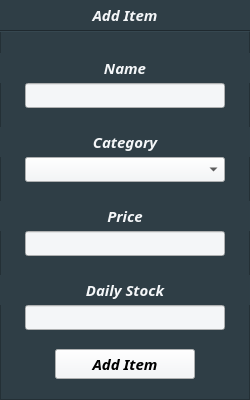
  <widget class="QFrame" name="frame_2">
   <property name="geometry">
    <rect>
     <x>94</x>
     <y>57</y>
     <width>250</width>
     <height>400</height>
    </rect>
   </property>
   <property name="styleSheet">
    <string notr="true">background-color:#2F3E46;</string>
   </property>
   <property name="frameShape">
    <enum>QFrame::StyledPanel</enum>
   </property>
   <property name="frameShadow">
    <enum>QFrame::Raised</enum>
   </property>
   <widget class="QLabel" name="label_12">
    <property name="geometry">
     <rect>
      <x>0</x>
      <y>0</y>
      <width>250</width>
      <height>30</height>
     </rect>
    </property>
    <property name="font">
     <font>
      <family>Century751 No2 BT</family>
      <pointsize>11</pointsize>
      <weight>75</weight>
      <italic>true</italic>
      <bold>true</bold>
     </font>
    </property>
    <property name="styleSheet">
     <string notr="true">background-color:#2F3E46;
color:#F4F6F8;
</string>
    </property>
    <property name="text">
     <string>Add Item</string>
    </property>
    <property name="alignment">
     <set>Qt::AlignCenter</set>
    </property>
   </widget>
   <widget class="Line" name="line_7">
    <property name="geometry">
     <rect>
      <x>0</x>
      <y>30</y>
      <width>250</width>
      <height>2</height>
     </rect>
    </property>
    <property name="styleSheet">
     <string notr="true">background-color:#2F3E46;</string>
    </property>
    <property name="orientation">
     <enum>Qt::Horizontal</enum>
    </property>
   </widget>
   <widget class="QComboBox" name="category_combo">
    <property name="geometry">
     <rect>
      <x>25</x>
      <y>157</y>
      <width>200</width>
      <height>25</height>
     </rect>
    </property>
    <property name="font">
     <font>
      <family>Century751 No2 BT</family>
      <pointsize>11</pointsize>
     </font>
    </property>
    <property name="styleSheet">
     <string notr="true">background-color:#F4F6F8;
</string>
    </property>
   </widget>
   <widget class="QLineEdit" name="name_entry">
    <property name="geometry">
     <rect>
      <x>25</x>
      <y>83</y>
      <width>200</width>
      <height>25</height>
     </rect>
    </property>
    <property name="font">
     <font>
      <family>Century751 No2 BT</family>
      <pointsize>11</pointsize>
     </font>
    </property>
    <property name="styleSheet">
     <string notr="true">background-color:#F4F6F8;
</string>
    </property>
   </widget>
   <widget class="QLineEdit" name="stock_entry">
    <property name="geometry">
     <rect>
      <x>25</x>
      <y>305</y>
      <width>200</width>
      <height>25</height>
     </rect>
    </property>
    <property name="font">
     <font>
      <family>Century751 No2 BT</family>
      <pointsize>11</pointsize>
     </font>
    </property>
    <property name="styleSheet">
     <string notr="true">background-color:#F4F6F8;
</string>
    </property>
   </widget>
   <widget class="QLineEdit" name="price_entry">
    <property name="geometry">
     <rect>
      <x>25</x>
      <y>231</y>
      <width>200</width>
      <height>25</height>
     </rect>
    </property>
    <property name="font">
     <font>
      <family>Century751 No2 BT</family>
      <pointsize>11</pointsize>
     </font>
    </property>
    <property name="styleSheet">
     <string notr="true">background-color:#F4F6F8;
</string>
    </property>
   </widget>
   <widget class="QLabel" name="label_13">
    <property name="geometry">
     <rect>
      <x>0</x>
      <y>53</y>
      <width>250</width>
      <height>30</height>
     </rect>
    </property>
    <property name="font">
     <font>
      <family>Century751 No2 BT</family>
      <pointsize>11</pointsize>
      <weight>75</weight>
      <italic>true</italic>
      <bold>true</bold>
     </font>
    </property>
    <property name="styleSheet">
     <string notr="true">background-color:#2F3E46;
color:#F4F6F8;
</string>
    </property>
    <property name="text">
     <string>Name</string>
    </property>
    <property name="alignment">
     <set>Qt::AlignCenter</set>
    </property>
   </widget>
   <widget class="QLabel" name="label_14">
    <property name="geometry">
     <rect>
      <x>0</x>
      <y>275</y>
      <width>250</width>
      <height>30</height>
     </rect>
    </property>
    <property name="font">
     <font>
      <family>Century751 No2 BT</family>
      <pointsize>11</pointsize>
      <weight>75</weight>
      <italic>true</italic>
      <bold>true</bold>
     </font>
    </property>
    <property name="styleSheet">
     <string notr="true">background-color:#2F3E46;
color:#F4F6F8;
</string>
    </property>
    <property name="text">
     <string>Daily Stock</string>
    </property>
    <property name="alignment">
     <set>Qt::AlignCenter</set>
    </property>
   </widget>
   <widget class="QLabel" name="label_15">
    <property name="geometry">
     <rect>
      <x>0</x>
      <y>201</y>
      <width>250</width>
      <height>30</height>
     </rect>
    </property>
    <property name="font">
     <font>
      <family>Century751 No2 BT</family>
      <pointsize>11</pointsize>
      <weight>75</weight>
      <italic>true</italic>
      <bold>true</bold>
     </font>
    </property>
    <property name="styleSheet">
     <string notr="true">background-color:#2F3E46;
color:#F4F6F8;
</string>
    </property>
    <property name="text">
     <string>Price</string>
    </property>
    <property name="alignment">
     <set>Qt::AlignCenter</set>
    </property>
   </widget>
   <widget class="QLabel" name="label_16">
    <property name="geometry">
     <rect>
      <x>0</x>
      <y>127</y>
      <width>250</width>
      <height>30</height>
     </rect>
    </property>
    <property name="font">
     <font>
      <family>Century751 No2 BT</family>
      <pointsize>11</pointsize>
      <weight>75</weight>
      <italic>true</italic>
      <bold>true</bold>
     </font>
    </property>
    <property name="styleSheet">
     <string notr="true">background-color:#2F3E46;
color:#F4F6F8;
</string>
    </property>
    <property name="text">
     <string>Category</string>
    </property>
    <property name="alignment">
     <set>Qt::AlignCenter</set>
    </property>
   </widget>
   <widget class="QPushButton" name="add_item_button">
    <property name="geometry">
     <rect>
      <x>55</x>
      <y>349</y>
      <width>140</width>
      <height>30</height>
     </rect>
    </property>
    <property name="font">
     <font>
      <family>Century751 No2 BT</family>
      <pointsize>11</pointsize>
      <weight>75</weight>
      <italic>true</italic>
      <bold>true</bold>
     </font>
    </property>
    <property name="styleSheet">
     <string notr="true">QPushButton{
background-color:#F4F6F8;
color:#000000;
}
QPushButton:hover{
background-color:#DCE2E9;
}
QPushButton:pressed{
background-color:#C4CFD9;
}</string>
    </property>
    <property name="text">
     <string>Add Item</string>
    </property>
   </widget>
  </widget>
